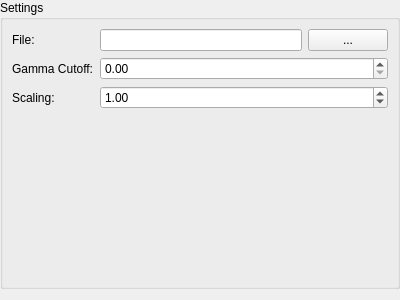
<?xml version="1.0" encoding="UTF-8"?>
<ui version="4.0">
 <class>NineFringeCodecOptions</class>
 <widget class="QWidget" name="NineFringeCodecOptions">
  <property name="geometry">
   <rect>
    <x>0</x>
    <y>0</y>
    <width>400</width>
    <height>300</height>
   </rect>
  </property>
  <property name="windowTitle">
   <string>Form</string>
  </property>
  <layout class="QGridLayout" name="gridLayout">
   <property name="leftMargin">
    <number>0</number>
   </property>
   <property name="topMargin">
    <number>0</number>
   </property>
   <property name="rightMargin">
    <number>0</number>
   </property>
   <item row="0" column="0">
    <widget class="QWidget" name="widget" native="true">
     <layout class="QGridLayout" name="gridLayout_2">
      <property name="margin">
       <number>0</number>
      </property>
      <property name="spacing">
       <number>0</number>
      </property>
      <item row="0" column="0">
       <widget class="QGroupBox" name="groupBox">
        <property name="title">
         <string>Settings</string>
        </property>
        <layout class="QFormLayout" name="formLayout">
         <property name="fieldGrowthPolicy">
          <enum>QFormLayout::AllNonFixedFieldsGrow</enum>
         </property>
         <item row="1" column="0">
          <widget class="QLabel" name="gammaCutoffLabel">
           <property name="text">
            <string>Gamma Cutoff:</string>
           </property>
          </widget>
         </item>
         <item row="1" column="1">
          <widget class="QDoubleSpinBox" name="gammaCutoffBox">
           <property name="maximum">
            <double>1.000000000000000</double>
           </property>
           <property name="singleStep">
            <double>0.010000000000000</double>
           </property>
          </widget>
         </item>
         <item row="2" column="0">
          <widget class="QLabel" name="scalingLabel">
           <property name="text">
            <string>Scaling:</string>
           </property>
          </widget>
         </item>
         <item row="2" column="1">
          <widget class="QDoubleSpinBox" name="scalingBox">
           <property name="maximum">
            <double>100.000000000000000</double>
           </property>
           <property name="value">
            <double>1.000000000000000</double>
           </property>
          </widget>
         </item>
         <item row="0" column="1">
          <widget class="QWidget" name="widget_2" native="true">
           <layout class="QHBoxLayout" name="horizontalLayout">
            <property name="margin">
             <number>0</number>
            </property>
            <item>
             <widget class="QLineEdit" name="sourceFileBox"/>
            </item>
            <item>
             <widget class="QPushButton" name="sourceFileChooseButton">
              <property name="text">
               <string>...</string>
              </property>
             </widget>
            </item>
           </layout>
          </widget>
         </item>
         <item row="0" column="0">
          <widget class="QLabel" name="label">
           <property name="text">
            <string>File:</string>
           </property>
          </widget>
         </item>
        </layout>
       </widget>
      </item>
     </layout>
    </widget>
   </item>
  </layout>
 </widget>
 <resources/>
 <connections/>
</ui>
